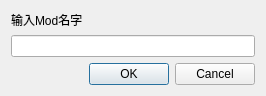
<?xml version="1.0" encoding="UTF-8"?>
<ui version="4.0">
 <class>NewMod</class>
 <widget class="QDialog" name="NewMod">
  <property name="geometry">
   <rect>
    <x>0</x>
    <y>0</y>
    <width>266</width>
    <height>87</height>
   </rect>
  </property>
  <property name="windowTitle">
   <string>Dialog</string>
  </property>
  <layout class="QGridLayout" name="gridLayout">
   <item row="0" column="0">
    <layout class="QVBoxLayout" name="verticalLayout">
     <item>
      <widget class="QLabel" name="label">
       <property name="text">
        <string>输入Mod名字</string>
       </property>
      </widget>
     </item>
     <item>
      <widget class="QLineEdit" name="lineEdit"/>
     </item>
     <item>
      <widget class="QDialogButtonBox" name="buttonBox">
       <property name="orientation">
        <enum>Qt::Horizontal</enum>
       </property>
       <property name="standardButtons">
        <set>QDialogButtonBox::Cancel|QDialogButtonBox::Ok</set>
       </property>
      </widget>
     </item>
    </layout>
   </item>
  </layout>
 </widget>
 <resources/>
 <connections>
  <connection>
   <sender>buttonBox</sender>
   <signal>accepted()</signal>
   <receiver>NewMod</receiver>
   <slot>accept()</slot>
   <hints>
    <hint type="sourcelabel">
     <x>248</x>
     <y>254</y>
    </hint>
    <hint type="destinationlabel">
     <x>157</x>
     <y>274</y>
    </hint>
   </hints>
  </connection>
  <connection>
   <sender>buttonBox</sender>
   <signal>rejected()</signal>
   <receiver>NewMod</receiver>
   <slot>reject()</slot>
   <hints>
    <hint type="sourcelabel">
     <x>316</x>
     <y>260</y>
    </hint>
    <hint type="destinationlabel">
     <x>286</x>
     <y>274</y>
    </hint>
   </hints>
  </connection>
 </connections>
</ui>
